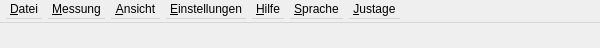
<?xml version="1.0" encoding="UTF-8"?>
<ui version="4.0">
 <class>WMViewBase</class>
 <widget class="Q3MainWindow" name="WMViewBase">
  <property name="geometry">
   <rect>
    <x>0</x>
    <y>0</y>
    <width>600</width>
    <height>48</height>
   </rect>
  </property>
  <property name="sizePolicy">
   <sizepolicy hsizetype="Preferred" vsizetype="Preferred">
    <horstretch>0</horstretch>
    <verstretch>0</verstretch>
   </sizepolicy>
  </property>
  <property name="minimumSize">
   <size>
    <width>600</width>
    <height>48</height>
   </size>
  </property>
  <property name="maximumSize">
   <size>
    <width>16777215</width>
    <height>48</height>
   </size>
  </property>
  <property name="font">
   <font/>
  </property>
  <property name="windowTitle">
   <string>Wandlermesseinrichtung WM3000U</string>
  </property>
  <widget class="QWidget" name="widget" native="true">
   <property name="geometry">
    <rect>
     <x>0</x>
     <y>23</y>
     <width>600</width>
     <height>25</height>
    </rect>
   </property>
  </widget>
  <widget class="QMenuBar" name="MenuBarEditor">
   <property name="geometry">
    <rect>
     <x>0</x>
     <y>0</y>
     <width>600</width>
     <height>23</height>
    </rect>
   </property>
   <property name="minimumSize">
    <size>
     <width>0</width>
     <height>0</height>
    </size>
   </property>
   <property name="baseSize">
    <size>
     <width>0</width>
     <height>0</height>
    </size>
   </property>
   <property name="font">
    <font/>
   </property>
   <widget class="QMenu" name="Datei">
    <property name="minimumSize">
     <size>
      <width>0</width>
      <height>0</height>
     </size>
    </property>
    <property name="title">
     <string>&amp;Datei</string>
    </property>
    <widget class="QMenu" name="popupMenu">
     <property name="minimumSize">
      <size>
       <width>0</width>
       <height>0</height>
      </size>
     </property>
     <property name="title">
      <string>&amp;Eigenfehlertabelle</string>
     </property>
     <addaction name="eigenfehlertabelleoeffnenAction"/>
     <addaction name="eigenfehlertabelleSchliessenAction"/>
     <addaction name="eigenfehlertabelleBearbeitenAction"/>
    </widget>
    <widget class="QMenu" name="popupMenu_6">
     <property name="title">
      <string>E&amp;rgebnisdatei</string>
     </property>
     <addaction name="ergebnis_ffnenAction"/>
     <addaction name="ergebnisSchliessenAction"/>
     <addaction name="ergebnisBearbeitenAction"/>
    </widget>
    <addaction name="popupMenu"/>
    <addaction name="separator"/>
    <addaction name="popupMenu_6"/>
    <addaction name="separator"/>
    <addaction name="dateiBeendenAction"/>
   </widget>
   <widget class="QMenu" name="Messung">
    <property name="title">
     <string>&amp;Messung</string>
    </property>
    <addaction name="separator"/>
    <addaction name="messungSpeichernSitzungAction"/>
    <addaction name="messungLaden_SitzungAction"/>
    <addaction name="separator"/>
    <addaction name="messungStartAction"/>
    <addaction name="messungSpeichernMesswerteAction"/>
    <addaction name="separator"/>
    <addaction name="messungOffsetabgleichWM3000Action"/>
    <addaction name="messungOffsetKanalNAction"/>
    <addaction name="messungOffsetKanalXAction"/>
    <addaction name="separator"/>
    <addaction name="messungSimulationAction"/>
   </widget>
   <widget class="QMenu" name="Ansicht">
    <property name="title">
     <string>&amp;Ansicht</string>
    </property>
    <addaction name="ansichtFehlerMessungAction"/>
    <addaction name="ansichtIstwerteAction"/>
    <addaction name="ansichtOffsetAction"/>
    <addaction name="ansichtEigenfehlerAction"/>
    <addaction name="ansichtDialogAction"/>
    <addaction name="ansichtEN61850Action"/>
   </widget>
   <widget class="QMenu" name="Einstellungen">
    <property name="title">
     <string>&amp;Einstellungen</string>
    </property>
    <addaction name="einstellungenConfAction"/>
    <addaction name="einstellungenBereichAction"/>
   </widget>
   <widget class="QMenu" name="Hilfe">
    <property name="title">
     <string>&amp;Hilfe</string>
    </property>
    <addaction name="hilfeInfoAction"/>
    <addaction name="hilfeInfo_ber_ZeraAction"/>
    <addaction name="hilfeInfo_ber_QtAction"/>
    <addaction name="separator"/>
    <addaction name="hilfeVersionAction"/>
    <addaction name="hilfeReleaseInfoAction"/>
    <addaction name="separator"/>
    <addaction name="hilfeSelbsttestAction"/>
   </widget>
   <widget class="QMenu" name="Sprache">
    <property name="title">
     <string>&amp;Sprache</string>
    </property>
    <addaction name="spracheDeutschAction"/>
    <addaction name="spracheEnglischAction_2"/>
    <addaction name="sprachePolnischAction"/>
   </widget>
   <widget class="QMenu" name="Justage">
    <property name="title">
     <string>&amp;Justage</string>
    </property>
    <addaction name="JustageAmplitudeAction"/>
    <addaction name="JustagePhaseAction"/>
    <addaction name="JustageKoeffBerechnungAction"/>
    <addaction name="separator"/>
    <addaction name="JustageOffsetAction"/>
    <addaction name="JustageOffsetBerechnungAction"/>
    <addaction name="separator"/>
    <addaction name="justageFlashProgAction"/>
    <addaction name="justageFlasExportAction"/>
    <addaction name="justageFlashImportAction"/>
   </widget>
   <addaction name="Datei"/>
   <addaction name="Messung"/>
   <addaction name="Ansicht"/>
   <addaction name="Einstellungen"/>
   <addaction name="Hilfe"/>
   <addaction name="Sprache"/>
   <addaction name="Justage"/>
  </widget>
  <action name="dateiEigenfehlertabelleAction">
   <property name="checked">
    <bool>false</bool>
   </property>
   <property name="text">
    <string>&amp;Eigenfehlertabelle</string>
   </property>
   <property name="iconText">
    <string>&amp;Eigenfehlertabelle</string>
   </property>
   <property name="toolTip">
    <string>&amp;Eigenfehlertabelle</string>
   </property>
   <property name="statusTip">
    <string>Menu Eigenfehlertabelle</string>
   </property>
   <property name="name" stdset="0">
    <cstring>dateiEigenfehlertabelleAction</cstring>
   </property>
  </action>
  <action name="dateiBeendenAction">
   <property name="text">
    <string>&amp;Beenden</string>
   </property>
   <property name="iconText">
    <string>&amp;Beenden</string>
   </property>
   <property name="statusTip">
    <string>Beendet das laufende Programm</string>
   </property>
   <property name="shortcut">
    <string>Ctrl+X</string>
   </property>
   <property name="name" stdset="0">
    <cstring>dateiBeendenAction</cstring>
   </property>
  </action>
  <action name="messungBereichAction">
   <property name="text">
    <string>&amp;Bereich</string>
   </property>
   <property name="iconText">
    <string>&amp;Bereich</string>
   </property>
   <property name="statusTip">
    <string>Bereiche auswählen</string>
   </property>
   <property name="shortcut">
    <string>F4</string>
   </property>
   <property name="name" stdset="0">
    <cstring>messungBereichAction</cstring>
   </property>
  </action>
  <action name="messungSpeichernSitzungAction">
   <property name="text">
    <string>&amp;Speichern Sitzung</string>
   </property>
   <property name="iconText">
    <string>&amp;Speichern Sitzung</string>
   </property>
   <property name="statusTip">
    <string>Speichert alle aktuellen Einstellungen in einer Datei</string>
   </property>
   <property name="name" stdset="0">
    <cstring>messungSpeichernSitzungAction</cstring>
   </property>
  </action>
  <action name="messungLaden_SitzungAction">
   <property name="text">
    <string>&amp;Laden Sitzung</string>
   </property>
   <property name="iconText">
    <string>&amp;Laden Sitzung</string>
   </property>
   <property name="statusTip">
    <string>Liesst alle Einstellungen aus einer Datei</string>
   </property>
   <property name="name" stdset="0">
    <cstring>messungLaden_SitzungAction</cstring>
   </property>
  </action>
  <action name="messungStartAction">
   <property name="text">
    <string>&amp;Start</string>
   </property>
   <property name="iconText">
    <string>&amp;Start</string>
   </property>
   <property name="statusTip">
    <string>Messung starten</string>
   </property>
   <property name="shortcut">
    <string>F5</string>
   </property>
   <property name="name" stdset="0">
    <cstring>messungStartAction</cstring>
   </property>
  </action>
  <action name="messungSimulationAction">
   <property name="checkable">
    <bool>true</bool>
   </property>
   <property name="text">
    <string>S&amp;imulation</string>
   </property>
   <property name="iconText">
    <string>Si&amp;mulation</string>
   </property>
   <property name="statusTip">
    <string>Simulierte Messung durchführen</string>
   </property>
   <property name="name" stdset="0">
    <cstring>messungSimulationAction</cstring>
   </property>
  </action>
  <action name="ansichtFehlerMessungAction">
   <property name="checkable">
    <bool>true</bool>
   </property>
   <property name="text">
    <string>&amp;Fehlerwerte</string>
   </property>
   <property name="iconText">
    <string>&amp;FehlerMessung</string>
   </property>
   <property name="statusTip">
    <string>Fehlermesswerte Fenster</string>
   </property>
   <property name="name" stdset="0">
    <cstring>ansichtFehlerMessungAction</cstring>
   </property>
  </action>
  <action name="ansichtEigenfehlerAction">
   <property name="checkable">
    <bool>true</bool>
   </property>
   <property name="text">
    <string>&amp;Eigenfehler</string>
   </property>
   <property name="iconText">
    <string>&amp;Eigenfehler</string>
   </property>
   <property name="statusTip">
    <string>Eigenfehler Fenster</string>
   </property>
   <property name="name" stdset="0">
    <cstring>ansichtEigenfehlerAction</cstring>
   </property>
  </action>
  <action name="ansichtDialogAction">
   <property name="checkable">
    <bool>true</bool>
   </property>
   <property name="text">
    <string>&amp;Dialog</string>
   </property>
   <property name="iconText">
    <string>&amp;Dialog</string>
   </property>
   <property name="statusTip">
    <string>Dialog Fenster</string>
   </property>
   <property name="name" stdset="0">
    <cstring>ansichtDialogAction</cstring>
   </property>
  </action>
  <action name="einstellungenConfAction">
   <property name="text">
    <string>&amp;Konfiguration</string>
   </property>
   <property name="iconText">
    <string>&amp;Konfiguration</string>
   </property>
   <property name="statusTip">
    <string>Messeinrichtung konfigurieren</string>
   </property>
   <property name="name" stdset="0">
    <cstring>einstellungenConfAction</cstring>
   </property>
  </action>
  <action name="hilfeInfoAction">
   <property name="text">
    <string>&amp;Info</string>
   </property>
   <property name="iconText">
    <string>&amp;Info</string>
   </property>
   <property name="statusTip">
    <string>Informationen zur Messeinrichtung</string>
   </property>
   <property name="name" stdset="0">
    <cstring>hilfeInfoAction</cstring>
   </property>
  </action>
  <action name="hilfeInfo_ber_ZeraAction">
   <property name="text">
    <string>Info über &amp;Zera</string>
   </property>
   <property name="iconText">
    <string>Informationen zu Zera</string>
   </property>
   <property name="statusTip">
    <string>Informationen zu ZERA</string>
   </property>
   <property name="name" stdset="0">
    <cstring>hilfeInfo_ber_ZeraAction</cstring>
   </property>
  </action>
  <action name="hilfeInfo_ber_QtAction">
   <property name="text">
    <string>Info über &amp;Qt</string>
   </property>
   <property name="iconText">
    <string>Informationen zu Qt</string>
   </property>
   <property name="name" stdset="0">
    <cstring>hilfeInfo_ber_QtAction</cstring>
   </property>
  </action>
  <action name="dateiErgebnisdateiAction">
   <property name="text">
    <string>E&amp;rgebnisdatei</string>
   </property>
   <property name="iconText">
    <string>E&amp;rgebnisdatei</string>
   </property>
   <property name="statusTip">
    <string>Schliesst die geladene Eigenfehlertabelle</string>
   </property>
   <property name="name" stdset="0">
    <cstring>dateiErgebnisdateiAction</cstring>
   </property>
  </action>
  <action name="ansichtIstwerteAction">
   <property name="checkable">
    <bool>true</bool>
   </property>
   <property name="text">
    <string>&amp;Vektoren</string>
   </property>
   <property name="iconText">
    <string>Istwerte</string>
   </property>
   <property name="statusTip">
    <string>Istwerte Fenster</string>
   </property>
   <property name="name" stdset="0">
    <cstring>ansichtIstwerteAction</cstring>
   </property>
  </action>
  <action name="eigenfehlertabelleoeffnenAction">
   <property name="text">
    <string>&amp;Öffnen</string>
   </property>
   <property name="iconText">
    <string>&amp;Öffnen</string>
   </property>
   <property name="statusTip">
    <string>Öffnen einer Eigenfehlertabelle</string>
   </property>
   <property name="name" stdset="0">
    <cstring>eigenfehlertabelleoeffnenAction</cstring>
   </property>
  </action>
  <action name="eigenfehlertabelleSchliessenAction">
   <property name="text">
    <string>&amp;Schliessen</string>
   </property>
   <property name="iconText">
    <string>&amp;Schliessen</string>
   </property>
   <property name="statusTip">
    <string>Schliessen der Eigenfehlertabelle</string>
   </property>
   <property name="name" stdset="0">
    <cstring>eigenfehlertabelleSchliessenAction</cstring>
   </property>
  </action>
  <action name="eigenfehlertabelleBearbeitenAction">
   <property name="text">
    <string>&amp;Bearbeiten</string>
   </property>
   <property name="iconText">
    <string>&amp;Bearbeiten</string>
   </property>
   <property name="statusTip">
    <string>Bearbeiten einer Eigenfehlertabelle</string>
   </property>
   <property name="name" stdset="0">
    <cstring>eigenfehlertabelleBearbeitenAction</cstring>
   </property>
  </action>
  <action name="ergebnisSchliessenAction">
   <property name="text">
    <string>&amp;Schliessen</string>
   </property>
   <property name="iconText">
    <string>&amp;Schliessen</string>
   </property>
   <property name="statusTip">
    <string>Schliessen der Ergebnisdatei</string>
   </property>
   <property name="name" stdset="0">
    <cstring>ergebnisSchliessenAction</cstring>
   </property>
  </action>
  <action name="ergebnisBearbeitenAction">
   <property name="text">
    <string>&amp;Bearbeiten</string>
   </property>
   <property name="iconText">
    <string>&amp;Bearbeiten</string>
   </property>
   <property name="statusTip">
    <string>Bearbeiten einer Ergebnisdatei</string>
   </property>
   <property name="name" stdset="0">
    <cstring>ergebnisBearbeitenAction</cstring>
   </property>
  </action>
  <action name="messungSpeichernMesswerteAction">
   <property name="text">
    <string>Speichern &amp;Messwerte</string>
   </property>
   <property name="iconText">
    <string>Speichern Messwerte</string>
   </property>
   <property name="shortcut">
    <string>F6</string>
   </property>
   <property name="name" stdset="0">
    <cstring>messungSpeichernMesswerteAction</cstring>
   </property>
  </action>
  <action name="ergebnis_ffnenAction">
   <property name="text">
    <string>&amp;Öffnen</string>
   </property>
   <property name="iconText">
    <string>&amp;Öffnen</string>
   </property>
   <property name="statusTip">
    <string>Öffnen der Ergebnisdatei</string>
   </property>
   <property name="name" stdset="0">
    <cstring>ergebnis_ffnenAction</cstring>
   </property>
  </action>
  <action name="eigenfehlertabelleNeuAction">
   <property name="text">
    <string>&amp;Neu</string>
   </property>
   <property name="iconText">
    <string>&amp;Neu</string>
   </property>
   <property name="name" stdset="0">
    <cstring>eigenfehlertabelleNeuAction</cstring>
   </property>
  </action>
  <action name="einstellungenBereichAction">
   <property name="text">
    <string>&amp;Bereiche</string>
   </property>
   <property name="iconText">
    <string>&amp;Bereich</string>
   </property>
   <property name="statusTip">
    <string>Bereiche anwählen</string>
   </property>
   <property name="shortcut">
    <string>F7</string>
   </property>
   <property name="name" stdset="0">
    <cstring>einstellungenBereichAction</cstring>
   </property>
  </action>
  <action name="einstellungenTestRAutoAction">
   <property name="text">
    <string>BereichAuto</string>
   </property>
   <property name="iconText">
    <string>BAuto</string>
   </property>
   <property name="name" stdset="0">
    <cstring>einstellungenTestRAutoAction</cstring>
   </property>
  </action>
  <action name="JustageAmplitudeAction">
   <property name="text">
    <string>&amp;Amplitude</string>
   </property>
   <property name="iconText">
    <string>Amplitude</string>
   </property>
   <property name="statusTip">
    <string>Amplitudenabgleich mit externer Steuerung</string>
   </property>
   <property name="name" stdset="0">
    <cstring>JustageAmplitudeAction</cstring>
   </property>
  </action>
  <action name="JustagePhaseAction">
   <property name="text">
    <string>&amp;Phase</string>
   </property>
   <property name="iconText">
    <string>Phasen</string>
   </property>
   <property name="statusTip">
    <string>Phasenlage Justage automatisch</string>
   </property>
   <property name="name" stdset="0">
    <cstring>JustagePhaseAction</cstring>
   </property>
  </action>
  <action name="Action">
   <property name="iconText">
    <string>Action</string>
   </property>
   <property name="name" stdset="0">
    <cstring>Action</cstring>
   </property>
  </action>
  <action name="Action_2">
   <property name="iconText">
    <string>Action_2</string>
   </property>
   <property name="name" stdset="0">
    <cstring>Action_2</cstring>
   </property>
  </action>
  <action name="Action_3">
   <property name="iconText">
    <string>Action_3</string>
   </property>
   <property name="name" stdset="0">
    <cstring>Action_3</cstring>
   </property>
  </action>
  <action name="Action_4">
   <property name="iconText">
    <string>Action_4</string>
   </property>
   <property name="name" stdset="0">
    <cstring>Action_4</cstring>
   </property>
  </action>
  <action name="JustageKoeffBerechnungAction">
   <property name="text">
    <string>Phasen&amp;berechnung</string>
   </property>
   <property name="iconText">
    <string>Phasenberechnung</string>
   </property>
   <property name="statusTip">
    <string>Phasenlage Koeffizientenberechnung</string>
   </property>
   <property name="name" stdset="0">
    <cstring>JustageKoeffBerechnungAction</cstring>
   </property>
  </action>
  <action name="ansichtEN61850Action">
   <property name="checkable">
    <bool>true</bool>
   </property>
   <property name="text">
    <string>E&amp;N61850</string>
   </property>
   <property name="iconText">
    <string>E&amp;N61850</string>
   </property>
   <property name="statusTip">
    <string>EN61850 Statusanzeige</string>
   </property>
   <property name="name" stdset="0">
    <cstring>ansichtEN61850Action</cstring>
   </property>
  </action>
  <action name="spracheDeutschAction">
   <property name="icon">
    <iconset>
     <normaloff>images/Flags/de.png</normaloff>images/Flags/de.png</iconset>
   </property>
   <property name="text">
    <string>Deutsch</string>
   </property>
   <property name="iconText">
    <string>Deutsch</string>
   </property>
   <property name="name" stdset="0">
    <cstring>spracheDeutschAction</cstring>
   </property>
  </action>
  <action name="spracheEnglischAction">
   <property name="icon">
    <iconset>
     <normaloff>gb.png</normaloff>gb.png</iconset>
   </property>
   <property name="text">
    <string>Englisch</string>
   </property>
   <property name="iconText">
    <string>Englisch</string>
   </property>
   <property name="name" stdset="0">
    <cstring>spracheEnglischAction</cstring>
   </property>
  </action>
  <action name="spracheEnglischAction_2">
   <property name="icon">
    <iconset>
     <normaloff>images/Flags/gb.png</normaloff>images/Flags/gb.png</iconset>
   </property>
   <property name="text">
    <string>Englisch</string>
   </property>
   <property name="iconText">
    <string>Englisch</string>
   </property>
   <property name="name" stdset="0">
    <cstring>spracheEnglischAction_2</cstring>
   </property>
  </action>
  <action name="justageFlashProgAction">
   <property name="text">
    <string>F&amp;lash programmieren</string>
   </property>
   <property name="iconText">
    <string>new item</string>
   </property>
   <property name="name" stdset="0">
    <cstring>justageFlashProgAction</cstring>
   </property>
  </action>
  <action name="justageFlasExportAction">
   <property name="text">
    <string>Flash data &amp;export</string>
   </property>
   <property name="iconText">
    <string>new item</string>
   </property>
   <property name="name" stdset="0">
    <cstring>justageFlasExportAction</cstring>
   </property>
  </action>
  <action name="justageFlashImportAction">
   <property name="text">
    <string>Flash data &amp;import</string>
   </property>
   <property name="iconText">
    <string>new item</string>
   </property>
   <property name="name" stdset="0">
    <cstring>justageFlashImportAction</cstring>
   </property>
  </action>
  <action name="hilfeVersionAction">
   <property name="text">
    <string>&amp;Version</string>
   </property>
   <property name="iconText">
    <string>&amp;Version</string>
   </property>
   <property name="statusTip">
    <string>Übersicht Versionen</string>
   </property>
   <property name="name" stdset="0">
    <cstring>hilfeVersionAction</cstring>
   </property>
  </action>
  <action name="Action_5">
   <property name="iconText">
    <string>Unnamed</string>
   </property>
   <property name="name" stdset="0">
    <cstring>Action_5</cstring>
   </property>
  </action>
  <action name="hilfeSelbsttestAction">
   <property name="text">
    <string>&amp;Selbsttest</string>
   </property>
   <property name="iconText">
    <string>new item</string>
   </property>
   <property name="statusTip">
    <string>Selbsttest starten</string>
   </property>
   <property name="name" stdset="0">
    <cstring>hilfeSelbsttestAction</cstring>
   </property>
  </action>
  <action name="hilfeReleaseInfoAction">
   <property name="text">
    <string>&amp;Release Info</string>
   </property>
  </action>
  <action name="sprachePolnischAction">
   <property name="icon">
    <iconset>
     <normaloff>images/Flags/pl.png</normaloff>images/Flags/pl.png</iconset>
   </property>
   <property name="text">
    <string>Polnisch</string>
   </property>
  </action>
  <action name="JustageOffsetAction">
   <property name="text">
    <string>Offset</string>
   </property>
  </action>
  <action name="JustageOffsetBerechnungAction">
   <property name="text">
    <string>Offsetberechnung</string>
   </property>
  </action>
  <action name="messungOffsetabgleichWM3000Action">
   <property name="text">
    <string>Offsetabgleich WM3000</string>
   </property>
   <property name="toolTip">
    <string>Offsetabgleich WM3000</string>
   </property>
  </action>
  <action name="messungOffsetKanalNAction">
   <property name="text">
    <string>Offsetmessung Kanal N</string>
   </property>
   <property name="iconText">
    <string>Offsetmessung Kanal N</string>
   </property>
   <property name="toolTip">
    <string>Offsetmessung Kanal N</string>
   </property>
  </action>
  <action name="messungOffsetKanalXAction">
   <property name="text">
    <string>Offsetmessung Kanal X</string>
   </property>
  </action>
  <action name="ansichtOffsetAction">
   <property name="checkable">
    <bool>true</bool>
   </property>
   <property name="text">
    <string>&amp;Offset</string>
   </property>
  </action>
 </widget>
 <layoutdefault spacing="6" margin="11"/>
 <pixmapfunction>qPixmapFromMimeSource</pixmapfunction>
 <customwidgets>
  <customwidget>
   <class>Q3MainWindow</class>
   <extends>QWidget</extends>
   <header>q3mainwindow.h</header>
   <container>1</container>
  </customwidget>
 </customwidgets>
 <includes>
  <include location="global">qlabel.h</include>
  <include location="local">maxrecentfiles.h</include>
  <include location="local">confdata.h</include>
  <include location="local">wmeditor.h</include>
  <include location="local">widgeom.h</include>
 </includes>
 <resources/>
 <connections>
  <connection>
   <sender>messungSimulationAction</sender>
   <signal>activated()</signal>
   <receiver>WMViewBase</receiver>
   <slot>SimulationSlot()</slot>
   <hints>
    <hint type="sourcelabel">
     <x>-1</x>
     <y>-1</y>
    </hint>
    <hint type="destinationlabel">
     <x>20</x>
     <y>20</y>
    </hint>
   </hints>
  </connection>
  <connection>
   <sender>messungStartAction</sender>
   <signal>activated()</signal>
   <receiver>WMViewBase</receiver>
   <slot>StartSlot()</slot>
   <hints>
    <hint type="sourcelabel">
     <x>-1</x>
     <y>-1</y>
    </hint>
    <hint type="destinationlabel">
     <x>20</x>
     <y>20</y>
    </hint>
   </hints>
  </connection>
  <connection>
   <sender>eigenfehlertabelleoeffnenAction</sender>
   <signal>activated()</signal>
   <receiver>WMViewBase</receiver>
   <slot>OpenOETFileSlot()</slot>
   <hints>
    <hint type="sourcelabel">
     <x>-1</x>
     <y>-1</y>
    </hint>
    <hint type="destinationlabel">
     <x>20</x>
     <y>20</y>
    </hint>
   </hints>
  </connection>
  <connection>
   <sender>eigenfehlertabelleSchliessenAction</sender>
   <signal>activated()</signal>
   <receiver>WMViewBase</receiver>
   <slot>CloseOETFileSlot()</slot>
   <hints>
    <hint type="sourcelabel">
     <x>-1</x>
     <y>-1</y>
    </hint>
    <hint type="destinationlabel">
     <x>20</x>
     <y>20</y>
    </hint>
   </hints>
  </connection>
  <connection>
   <sender>eigenfehlertabelleBearbeitenAction</sender>
   <signal>activated()</signal>
   <receiver>WMViewBase</receiver>
   <slot>EditOETFileSlot()</slot>
   <hints>
    <hint type="sourcelabel">
     <x>-1</x>
     <y>-1</y>
    </hint>
    <hint type="destinationlabel">
     <x>20</x>
     <y>20</y>
    </hint>
   </hints>
  </connection>
  <connection>
   <sender>ergebnis_ffnenAction</sender>
   <signal>activated()</signal>
   <receiver>WMViewBase</receiver>
   <slot>OpenResultFileSlot()</slot>
   <hints>
    <hint type="sourcelabel">
     <x>-1</x>
     <y>-1</y>
    </hint>
    <hint type="destinationlabel">
     <x>20</x>
     <y>20</y>
    </hint>
   </hints>
  </connection>
  <connection>
   <sender>ergebnisSchliessenAction</sender>
   <signal>activated()</signal>
   <receiver>WMViewBase</receiver>
   <slot>CloseResultFileSlot()</slot>
   <hints>
    <hint type="sourcelabel">
     <x>-1</x>
     <y>-1</y>
    </hint>
    <hint type="destinationlabel">
     <x>20</x>
     <y>20</y>
    </hint>
   </hints>
  </connection>
  <connection>
   <sender>ergebnisBearbeitenAction</sender>
   <signal>activated()</signal>
   <receiver>WMViewBase</receiver>
   <slot>EditResultFileSlot()</slot>
   <hints>
    <hint type="sourcelabel">
     <x>-1</x>
     <y>-1</y>
    </hint>
    <hint type="destinationlabel">
     <x>20</x>
     <y>20</y>
    </hint>
   </hints>
  </connection>
  <connection>
   <sender>messungSpeichernSitzungAction</sender>
   <signal>activated()</signal>
   <receiver>WMViewBase</receiver>
   <slot>StoreSessionSlot()</slot>
   <hints>
    <hint type="sourcelabel">
     <x>-1</x>
     <y>-1</y>
    </hint>
    <hint type="destinationlabel">
     <x>20</x>
     <y>20</y>
    </hint>
   </hints>
  </connection>
  <connection>
   <sender>messungLaden_SitzungAction</sender>
   <signal>activated()</signal>
   <receiver>WMViewBase</receiver>
   <slot>LoadSessionSlot()</slot>
   <hints>
    <hint type="sourcelabel">
     <x>-1</x>
     <y>-1</y>
    </hint>
    <hint type="destinationlabel">
     <x>20</x>
     <y>20</y>
    </hint>
   </hints>
  </connection>
  <connection>
   <sender>dateiBeendenAction</sender>
   <signal>activated()</signal>
   <receiver>WMViewBase</receiver>
   <slot>close()</slot>
   <hints>
    <hint type="sourcelabel">
     <x>-1</x>
     <y>-1</y>
    </hint>
    <hint type="destinationlabel">
     <x>20</x>
     <y>20</y>
    </hint>
   </hints>
  </connection>
  <connection>
   <sender>messungSpeichernMesswerteAction</sender>
   <signal>activated()</signal>
   <receiver>WMViewBase</receiver>
   <slot>StoreResultSlot()</slot>
   <hints>
    <hint type="sourcelabel">
     <x>-1</x>
     <y>-1</y>
    </hint>
    <hint type="destinationlabel">
     <x>20</x>
     <y>20</y>
    </hint>
   </hints>
  </connection>
  <connection>
   <sender>dateiBeendenAction</sender>
   <signal>activated()</signal>
   <receiver>WMViewBase</receiver>
   <slot>close()</slot>
   <hints>
    <hint type="sourcelabel">
     <x>-1</x>
     <y>-1</y>
    </hint>
    <hint type="destinationlabel">
     <x>20</x>
     <y>20</y>
    </hint>
   </hints>
  </connection>
  <connection>
   <sender>spracheDeutschAction</sender>
   <signal>activated()</signal>
   <receiver>WMViewBase</receiver>
   <slot>SetGermanSlot()</slot>
   <hints>
    <hint type="sourcelabel">
     <x>-1</x>
     <y>-1</y>
    </hint>
    <hint type="destinationlabel">
     <x>20</x>
     <y>20</y>
    </hint>
   </hints>
  </connection>
  <connection>
   <sender>spracheEnglischAction_2</sender>
   <signal>activated()</signal>
   <receiver>WMViewBase</receiver>
   <slot>SetEnglishSlot()</slot>
   <hints>
    <hint type="sourcelabel">
     <x>-1</x>
     <y>-1</y>
    </hint>
    <hint type="destinationlabel">
     <x>20</x>
     <y>20</y>
    </hint>
   </hints>
  </connection>
  <connection>
   <sender>justageFlashProgAction</sender>
   <signal>activated()</signal>
   <receiver>WMViewBase</receiver>
   <slot>JustFlashProgSlot()</slot>
   <hints>
    <hint type="sourcelabel">
     <x>-1</x>
     <y>-1</y>
    </hint>
    <hint type="destinationlabel">
     <x>20</x>
     <y>20</y>
    </hint>
   </hints>
  </connection>
  <connection>
   <sender>justageFlashImportAction</sender>
   <signal>activated()</signal>
   <receiver>WMViewBase</receiver>
   <slot>JustFlashImportSlot()</slot>
   <hints>
    <hint type="sourcelabel">
     <x>-1</x>
     <y>-1</y>
    </hint>
    <hint type="destinationlabel">
     <x>20</x>
     <y>20</y>
    </hint>
   </hints>
  </connection>
  <connection>
   <sender>justageFlasExportAction</sender>
   <signal>activated()</signal>
   <receiver>WMViewBase</receiver>
   <slot>JustFlashExportSlot()</slot>
   <hints>
    <hint type="sourcelabel">
     <x>-1</x>
     <y>-1</y>
    </hint>
    <hint type="destinationlabel">
     <x>20</x>
     <y>20</y>
    </hint>
   </hints>
  </connection>
  <connection>
   <sender>sprachePolnischAction</sender>
   <signal>activated()</signal>
   <receiver>WMViewBase</receiver>
   <slot>SetPolishSlot()</slot>
   <hints>
    <hint type="sourcelabel">
     <x>-1</x>
     <y>-1</y>
    </hint>
    <hint type="destinationlabel">
     <x>299</x>
     <y>23</y>
    </hint>
   </hints>
  </connection>
 </connections>
</ui>
